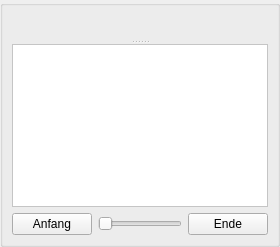
     <widget class="QGroupBox" name="groupBox1" >
      <property name="sizePolicy" >
       <sizepolicy>
        <hsizetype>5</hsizetype>
        <vsizetype>5</vsizetype>
        <horstretch>1</horstretch>
        <verstretch>0</verstretch>
       </sizepolicy>
      </property>
      <property name="title" >
       <string/>
      </property>
      <layout class="QGridLayout" >
       <property name="margin" >
        <number>9</number>
       </property>
       <property name="spacing" >
        <number>6</number>
       </property>
       <item row="0" column="0" >
        <widget class="QSplitter" name="splitter" >
         <property name="orientation" >
          <enum>Qt::Vertical</enum>
         </property>
         <widget class="TribotsTools::FieldOfPlay" native="1" name="field_of_play" >
          <property name="sizePolicy" >
           <sizepolicy>
            <hsizetype>7</hsizetype>
            <vsizetype>7</vsizetype>
            <horstretch>0</horstretch>
            <verstretch>0</verstretch>
           </sizepolicy>
          </property>
         </widget>
         <widget class="QTextEdit" name="textfeld" >
          <property name="enabled" >
           <bool>true</bool>
          </property>
          <property name="sizePolicy" >
           <sizepolicy>
            <hsizetype>7</hsizetype>
            <vsizetype>7</vsizetype>
            <horstretch>0</horstretch>
            <verstretch>0</verstretch>
           </sizepolicy>
          </property>
          <property name="minimumSize" >
           <size>
            <width>0</width>
            <height>0</height>
           </size>
          </property>
          <property name="palette" >
           <palette>
            <active>
             <colorrole role="WindowText" >
              <brush brushstyle="SolidPattern" >
               <color alpha="255" >
                <red>0</red>
                <green>0</green>
                <blue>0</blue>
               </color>
              </brush>
             </colorrole>
             <colorrole role="Button" >
              <brush brushstyle="SolidPattern" >
               <color alpha="255" >
                <red>238</red>
                <green>234</green>
                <blue>222</blue>
               </color>
              </brush>
             </colorrole>
             <colorrole role="Light" >
              <brush brushstyle="SolidPattern" >
               <color alpha="255" >
                <red>255</red>
                <green>255</green>
                <blue>255</blue>
               </color>
              </brush>
             </colorrole>
             <colorrole role="Midlight" >
              <brush brushstyle="SolidPattern" >
               <color alpha="255" >
                <red>246</red>
                <green>244</green>
                <blue>238</blue>
               </color>
              </brush>
             </colorrole>
             <colorrole role="Dark" >
              <brush brushstyle="SolidPattern" >
               <color alpha="255" >
                <red>119</red>
                <green>117</green>
                <blue>111</blue>
               </color>
              </brush>
             </colorrole>
             <colorrole role="Mid" >
              <brush brushstyle="SolidPattern" >
               <color alpha="255" >
                <red>158</red>
                <green>155</green>
                <blue>147</blue>
               </color>
              </brush>
             </colorrole>
             <colorrole role="Text" >
              <brush brushstyle="SolidPattern" >
               <color alpha="255" >
                <red>0</red>
                <green>0</green>
                <blue>0</blue>
               </color>
              </brush>
             </colorrole>
             <colorrole role="BrightText" >
              <brush brushstyle="SolidPattern" >
               <color alpha="255" >
                <red>255</red>
                <green>255</green>
                <blue>255</blue>
               </color>
              </brush>
             </colorrole>
             <colorrole role="ButtonText" >
              <brush brushstyle="SolidPattern" >
               <color alpha="255" >
                <red>0</red>
                <green>0</green>
                <blue>0</blue>
               </color>
              </brush>
             </colorrole>
             <colorrole role="Base" >
              <brush brushstyle="SolidPattern" >
               <color alpha="255" >
                <red>255</red>
                <green>255</green>
                <blue>255</blue>
               </color>
              </brush>
             </colorrole>
             <colorrole role="Window" >
              <brush brushstyle="SolidPattern" >
               <color alpha="255" >
                <red>255</red>
                <green>255</green>
                <blue>255</blue>
               </color>
              </brush>
             </colorrole>
             <colorrole role="Shadow" >
              <brush brushstyle="SolidPattern" >
               <color alpha="255" >
                <red>0</red>
                <green>0</green>
                <blue>0</blue>
               </color>
              </brush>
             </colorrole>
             <colorrole role="Highlight" >
              <brush brushstyle="SolidPattern" >
               <color alpha="255" >
                <red>0</red>
                <green>0</green>
                <blue>128</blue>
               </color>
              </brush>
             </colorrole>
             <colorrole role="HighlightedText" >
              <brush brushstyle="SolidPattern" >
               <color alpha="255" >
                <red>255</red>
                <green>255</green>
                <blue>255</blue>
               </color>
              </brush>
             </colorrole>
             <colorrole role="Link" >
              <brush brushstyle="SolidPattern" >
               <color alpha="255" >
                <red>0</red>
                <green>0</green>
                <blue>0</blue>
               </color>
              </brush>
             </colorrole>
             <colorrole role="LinkVisited" >
              <brush brushstyle="SolidPattern" >
               <color alpha="255" >
                <red>0</red>
                <green>0</green>
                <blue>0</blue>
               </color>
              </brush>
             </colorrole>
            </active>
            <inactive>
             <colorrole role="WindowText" >
              <brush brushstyle="SolidPattern" >
               <color alpha="255" >
                <red>0</red>
                <green>0</green>
                <blue>0</blue>
               </color>
              </brush>
             </colorrole>
             <colorrole role="Button" >
              <brush brushstyle="SolidPattern" >
               <color alpha="255" >
                <red>238</red>
                <green>234</green>
                <blue>222</blue>
               </color>
              </brush>
             </colorrole>
             <colorrole role="Light" >
              <brush brushstyle="SolidPattern" >
               <color alpha="255" >
                <red>255</red>
                <green>255</green>
                <blue>255</blue>
               </color>
              </brush>
             </colorrole>
             <colorrole role="Midlight" >
              <brush brushstyle="SolidPattern" >
               <color alpha="255" >
                <red>255</red>
                <green>255</green>
                <blue>255</blue>
               </color>
              </brush>
             </colorrole>
             <colorrole role="Dark" >
              <brush brushstyle="SolidPattern" >
               <color alpha="255" >
                <red>119</red>
                <green>117</green>
                <blue>111</blue>
               </color>
              </brush>
             </colorrole>
             <colorrole role="Mid" >
              <brush brushstyle="SolidPattern" >
               <color alpha="255" >
                <red>158</red>
                <green>155</green>
                <blue>147</blue>
               </color>
              </brush>
             </colorrole>
             <colorrole role="Text" >
              <brush brushstyle="SolidPattern" >
               <color alpha="255" >
                <red>0</red>
                <green>0</green>
                <blue>0</blue>
               </color>
              </brush>
             </colorrole>
             <colorrole role="BrightText" >
              <brush brushstyle="SolidPattern" >
               <color alpha="255" >
                <red>255</red>
                <green>255</green>
                <blue>255</blue>
               </color>
              </brush>
             </colorrole>
             <colorrole role="ButtonText" >
              <brush brushstyle="SolidPattern" >
               <color alpha="255" >
                <red>0</red>
                <green>0</green>
                <blue>0</blue>
               </color>
              </brush>
             </colorrole>
             <colorrole role="Base" >
              <brush brushstyle="SolidPattern" >
               <color alpha="255" >
                <red>255</red>
                <green>255</green>
                <blue>255</blue>
               </color>
              </brush>
             </colorrole>
             <colorrole role="Window" >
              <brush brushstyle="SolidPattern" >
               <color alpha="255" >
                <red>255</red>
                <green>255</green>
                <blue>255</blue>
               </color>
              </brush>
             </colorrole>
             <colorrole role="Shadow" >
              <brush brushstyle="SolidPattern" >
               <color alpha="255" >
                <red>0</red>
                <green>0</green>
                <blue>0</blue>
               </color>
              </brush>
             </colorrole>
             <colorrole role="Highlight" >
              <brush brushstyle="SolidPattern" >
               <color alpha="255" >
                <red>0</red>
                <green>0</green>
                <blue>128</blue>
               </color>
              </brush>
             </colorrole>
             <colorrole role="HighlightedText" >
              <brush brushstyle="SolidPattern" >
               <color alpha="255" >
                <red>255</red>
                <green>255</green>
                <blue>255</blue>
               </color>
              </brush>
             </colorrole>
             <colorrole role="Link" >
              <brush brushstyle="SolidPattern" >
               <color alpha="255" >
                <red>0</red>
                <green>0</green>
                <blue>192</blue>
               </color>
              </brush>
             </colorrole>
             <colorrole role="LinkVisited" >
              <brush brushstyle="SolidPattern" >
               <color alpha="255" >
                <red>128</red>
                <green>0</green>
                <blue>128</blue>
               </color>
              </brush>
             </colorrole>
            </inactive>
            <disabled>
             <colorrole role="WindowText" >
              <brush brushstyle="SolidPattern" >
               <color alpha="255" >
                <red>128</red>
                <green>128</green>
                <blue>128</blue>
               </color>
              </brush>
             </colorrole>
             <colorrole role="Button" >
              <brush brushstyle="SolidPattern" >
               <color alpha="255" >
                <red>238</red>
                <green>234</green>
                <blue>222</blue>
               </color>
              </brush>
             </colorrole>
             <colorrole role="Light" >
              <brush brushstyle="SolidPattern" >
               <color alpha="255" >
                <red>255</red>
                <green>255</green>
                <blue>255</blue>
               </color>
              </brush>
             </colorrole>
             <colorrole role="Midlight" >
              <brush brushstyle="SolidPattern" >
               <color alpha="255" >
                <red>255</red>
                <green>255</green>
                <blue>255</blue>
               </color>
              </brush>
             </colorrole>
             <colorrole role="Dark" >
              <brush brushstyle="SolidPattern" >
               <color alpha="255" >
                <red>119</red>
                <green>117</green>
                <blue>111</blue>
               </color>
              </brush>
             </colorrole>
             <colorrole role="Mid" >
              <brush brushstyle="SolidPattern" >
               <color alpha="255" >
                <red>158</red>
                <green>155</green>
                <blue>147</blue>
               </color>
              </brush>
             </colorrole>
             <colorrole role="Text" >
              <brush brushstyle="SolidPattern" >
               <color alpha="255" >
                <red>0</red>
                <green>0</green>
                <blue>0</blue>
               </color>
              </brush>
             </colorrole>
             <colorrole role="BrightText" >
              <brush brushstyle="SolidPattern" >
               <color alpha="255" >
                <red>255</red>
                <green>255</green>
                <blue>255</blue>
               </color>
              </brush>
             </colorrole>
             <colorrole role="ButtonText" >
              <brush brushstyle="SolidPattern" >
               <color alpha="255" >
                <red>128</red>
                <green>128</green>
                <blue>128</blue>
               </color>
              </brush>
             </colorrole>
             <colorrole role="Base" >
              <brush brushstyle="SolidPattern" >
               <color alpha="255" >
                <red>255</red>
                <green>255</green>
                <blue>255</blue>
               </color>
              </brush>
             </colorrole>
             <colorrole role="Window" >
              <brush brushstyle="SolidPattern" >
               <color alpha="255" >
                <red>255</red>
                <green>255</green>
                <blue>255</blue>
               </color>
              </brush>
             </colorrole>
             <colorrole role="Shadow" >
              <brush brushstyle="SolidPattern" >
               <color alpha="255" >
                <red>0</red>
                <green>0</green>
                <blue>0</blue>
               </color>
              </brush>
             </colorrole>
             <colorrole role="Highlight" >
              <brush brushstyle="SolidPattern" >
               <color alpha="255" >
                <red>0</red>
                <green>0</green>
                <blue>128</blue>
               </color>
              </brush>
             </colorrole>
             <colorrole role="HighlightedText" >
              <brush brushstyle="SolidPattern" >
               <color alpha="255" >
                <red>255</red>
                <green>255</green>
                <blue>255</blue>
               </color>
              </brush>
             </colorrole>
             <colorrole role="Link" >
              <brush brushstyle="SolidPattern" >
               <color alpha="255" >
                <red>0</red>
                <green>0</green>
                <blue>192</blue>
               </color>
              </brush>
             </colorrole>
             <colorrole role="LinkVisited" >
              <brush brushstyle="SolidPattern" >
               <color alpha="255" >
                <red>128</red>
                <green>0</green>
                <blue>128</blue>
               </color>
              </brush>
             </colorrole>
            </disabled>
           </palette>
          </property>
          <property name="font" >
           <font>
            <pointsize>10</pointsize>
           </font>
          </property>
          <property name="readOnly" >
           <bool>true</bool>
          </property>
         </widget>
        </widget>
       </item>
       <item row="1" column="0" >
        <layout class="QGridLayout" >
         <property name="margin" >
          <number>0</number>
         </property>
         <property name="spacing" >
          <number>6</number>
         </property>
         <item row="0" column="0" >
          <widget class="QPushButton" name="goto_begin_button" >
           <property name="text" >
            <string>Anfang</string>
           </property>
          </widget>
         </item>
         <item row="0" column="2" >
          <widget class="QPushButton" name="goto_end_button" >
           <property name="text" >
            <string>Ende</string>
           </property>
          </widget>
         </item>
         <item row="0" column="1" >
          <widget class="QSlider" name="cycle_slider" >
           <property name="minimum" >
            <number>1</number>
           </property>
           <property name="maximum" >
            <number>20</number>
           </property>
           <property name="value" >
            <number>1</number>
           </property>
           <property name="orientation" >
            <enum>Qt::Horizontal</enum>
           </property>
          </widget>
         </item>
        </layout>
       </item>
      </layout>
     </widget>
